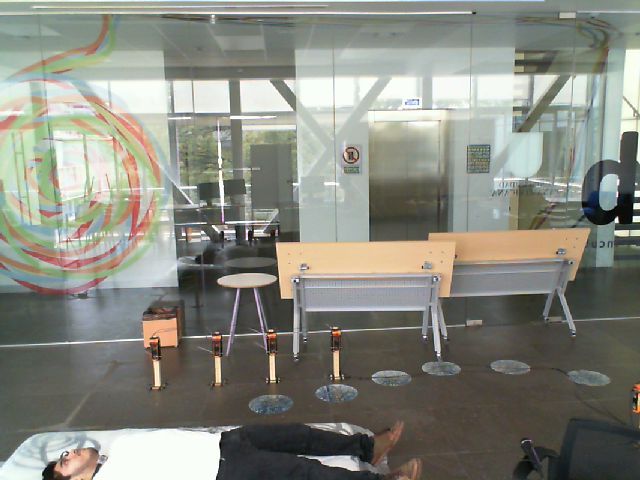
#> input picture UP Fall Dataset/Falling backwards - Activity 1/frame0127.png, 640 x 480 px
$ python -i 'Optical Flow Algorithm.py'   (imports and definitions only)
#> lines starting #> are read from the running program, lines starting #| are printed output that depends on the picture
import os
import cv2 as cv
import numpy as np
from tqdm import tqdm

def calculate_dense_optical_flow(frames):
    hsv = np.zeros_like(frames[0])
    hsv[..., 1] = 255

    flow_sequence = []

    for i in range(len(frames) - 1):
        prvs = cv.cvtColor(frames[i], cv.COLOR_BGR2GRAY)
        next = cv.cvtColor(frames[i + 1], cv.COLOR_BGR2GRAY)

        flow = cv.calcOpticalFlowFarneback(prvs, next, None, 0.5, 3, 15, 3, 5, 1.2, 0)
        mag, ang = cv.cartToPolar(flow[..., 0], flow[..., 1])
        hsv[..., 0] = ang * 180 / np.pi / 2
        hsv[..., 2] = cv.normalize(mag, None, 0, 255, cv.NORM_MINMAX)

        bgr = cv.cvtColor(hsv, cv.COLOR_HSV2BGR)
        flow_sequence.append(bgr)

    return flow_sequence

# [41 lines left out: function process_image_frames_dense_optical_flow, not called in this run]

# Main Directory
image_base_folder = '/Users/manniartivor/PycharmProjects/Fall-Detection/UP Fall Dataset'

# Define base output folders
base_output_image_folder = 'Dense OF Image Results'
base_output_numpy_folder = 'Dense OF Numpy Results'

# Loop through each class/activity folder in the dataset directory
# [10 lines not run here, left out]

>>> import cv2
>>> picture = cv2.imread('UP Fall Dataset/Falling backwards - Activity 1/frame0127.png', cv2.IMREAD_GRAYSCALE)
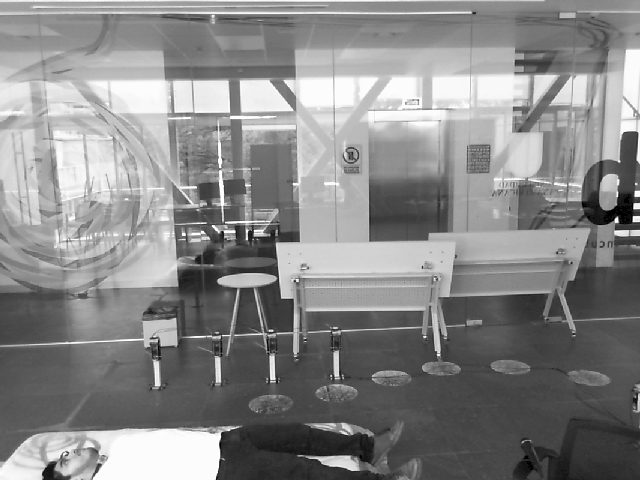
#> picture: shape (480, 640); min 0, max 255, mean 135.8
>>> result = calculate_dense_optical_flow(picture)
#> the loop in calculate_dense_optical_flow, `for i in range(len(frames) - 1):` made 1 pass
#> after the loop in calculate_dense_optical_flow, `for i in range(len(frames) - 1):`: flow_sequence = []; hsv = 640 values, max 255 at index 1, min 0 at index 0, mean 0.398
#> (the run stopped early here; a loop or call above may not have finished)

$ run again, on UP Fall Dataset/Falling from seated position - Activity 5 /frame0018.png
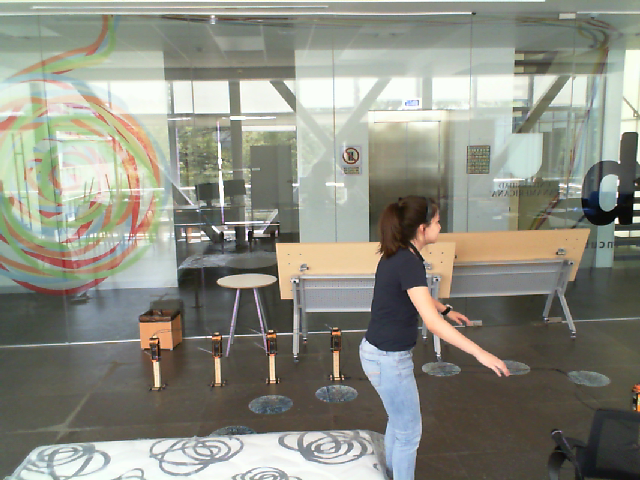
#> input picture UP Fall Dataset/Falling from seated position - Activity 5 /frame0018.png, 640 x 480 px
#> `picture = cv2.imread('UP Fall Dataset/Falling backwards - Activity 1/f..`:
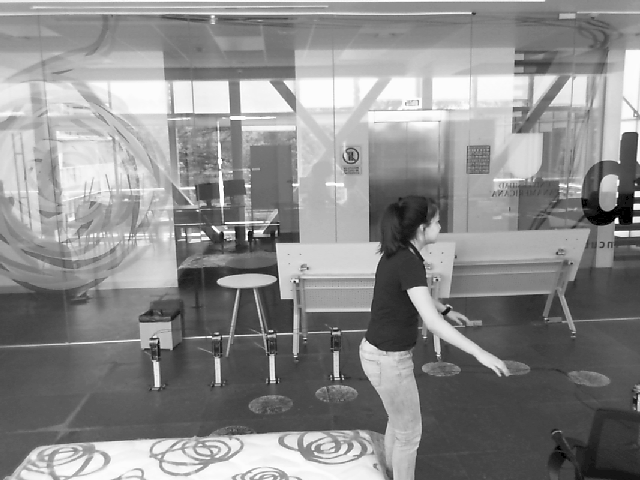
#> picture: shape (480, 640); min 0, max 255, mean 139.8
#> the loop in calculate_dense_optical_flow, `for i in range(len(frames) - 1):` made 1 pass
#> after the loop in calculate_dense_optical_flow, `for i in range(len(frames) - 1):`: flow_sequence = []; hsv = 640 values, max 255 at index 1, min 0 at index 0, mean 0.398
